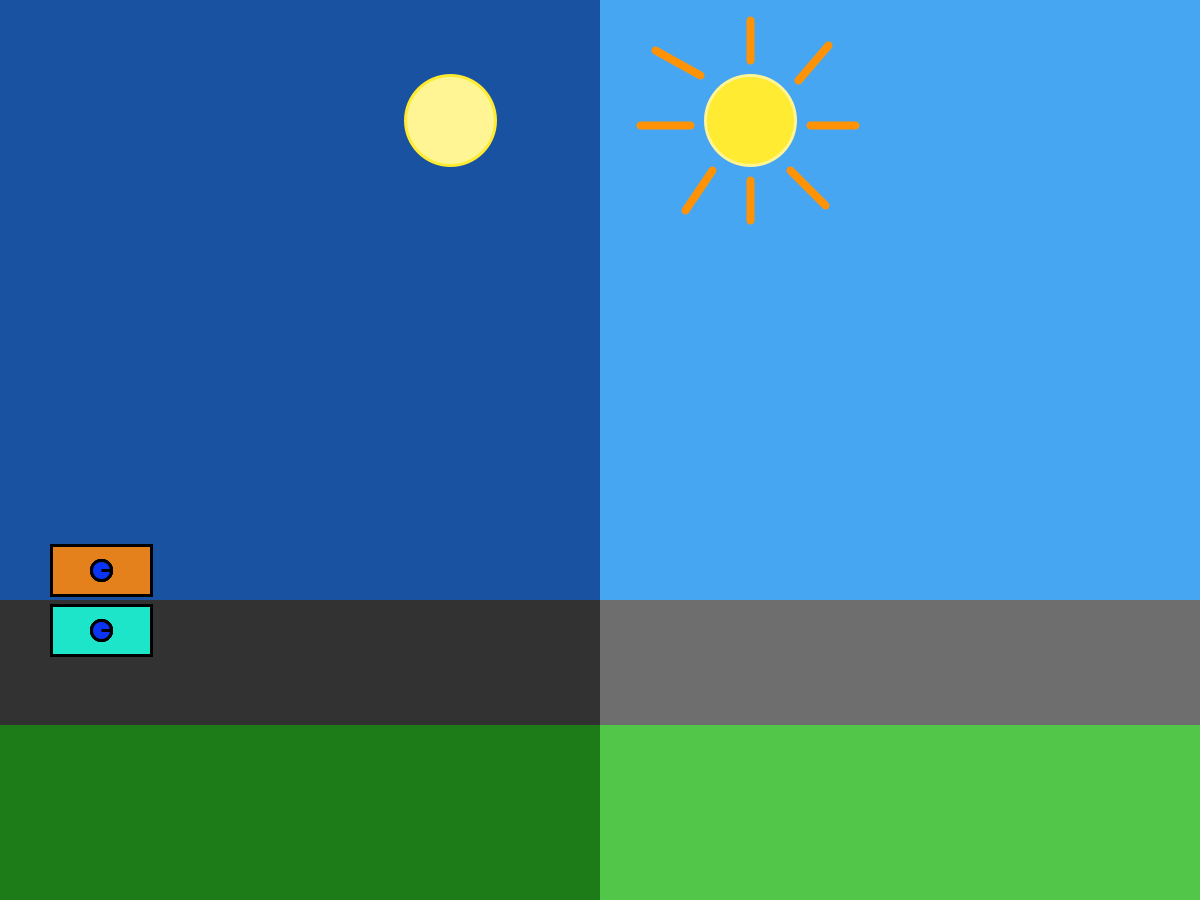
Frame 1 (no input)
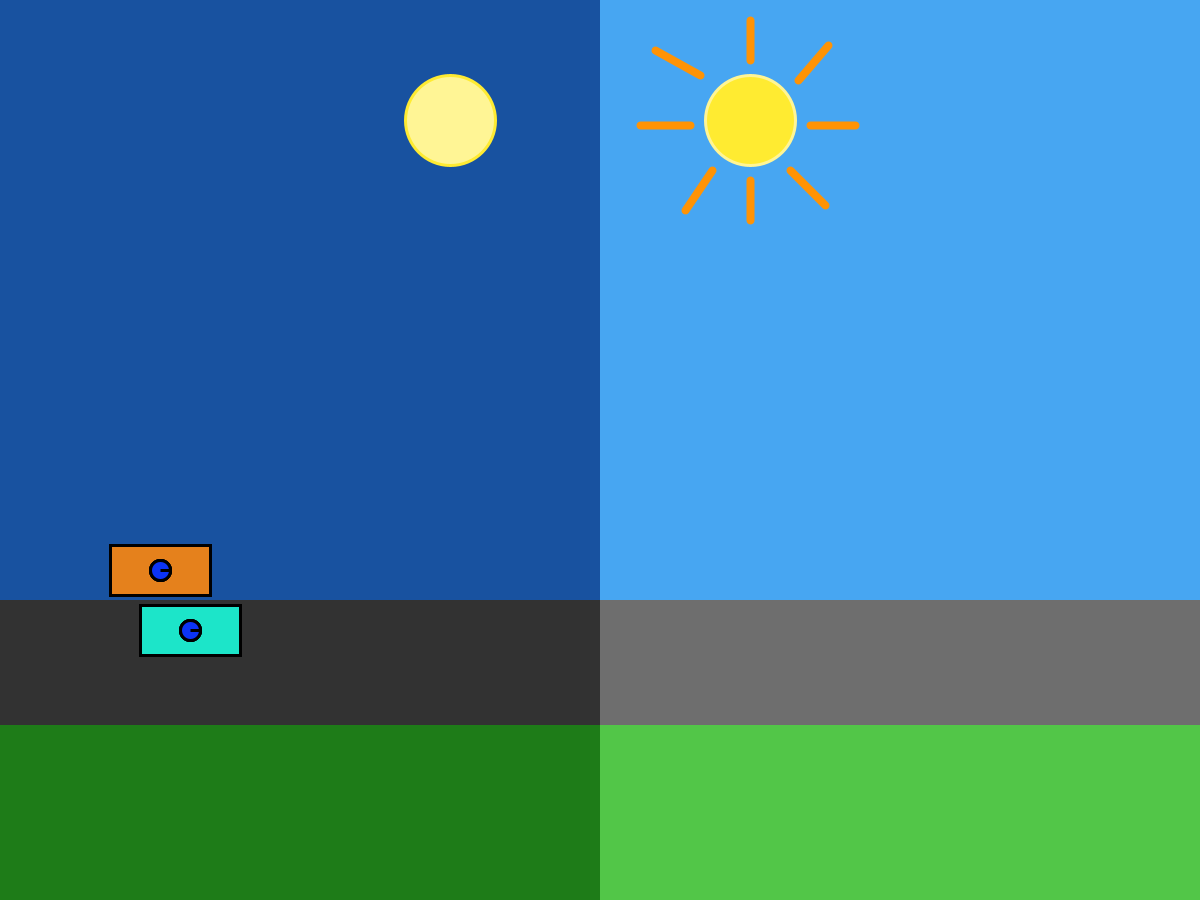
Frame 60 (the mouse pressed at the canvas centre just before this capture)
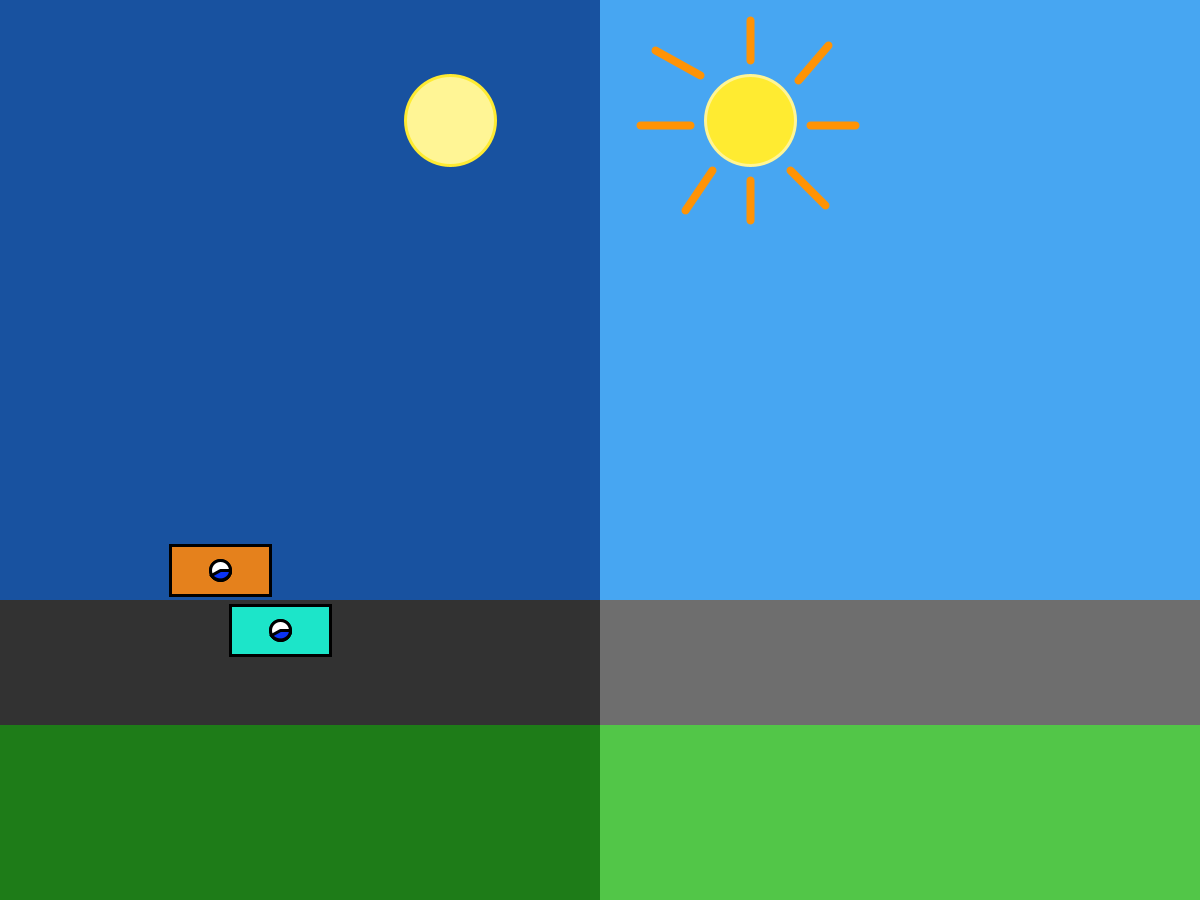
Frame 120 (the mouse held since frame 60 and released just before this capture)

The Processing sketch that drew these frames (run headless with seeded random() and noise(); from frame 60 on, the mouse is pressed at the canvas centre):

// Processing sketch: canvas
// ── canvas.pde
Train Train1;
Train Train2;


void setup() {
  size (1200, 900);
  Train1 = new Train(color(#1CE5C9), 100, 630, 1.5); 
  Train2 = new Train(color(#E5811C), 100, 570, 1);
}

void draw() {
  //sky
  noStroke();
  fill(71, 166, 242);
  rect(600, 0, 600, 700);
  
  //nightsky
  noStroke();
  fill(24, 82, 160);
  rect(0, 0, 600, 700);
  
  //sun
  strokeWeight(3);
  stroke(255, 245, 149);
  fill(255, 235, 49);
  ellipse(750, 120, 90, 90);
  
  //sun rays
  strokeWeight(8);
  stroke(255, 147, 5);
  line(750, 20, 750, 60);
  line(798, 80, 828, 45);
  line(655, 50, 700, 75);
  line(750, 180, 750, 220);
  line(685, 210, 712, 170);
  line(640, 125, 690, 125);
  line(810, 125, 855, 125);
  line(790, 170, 825, 205);
  
  //moon
  strokeWeight(3);
  stroke(255, 235, 49);
  fill(255, 245, 149);
  ellipse(450, 120, 90, 90);
  
  
  //ground
  noStroke();
  fill(82, 198, 72);
  rect(600, 600, 600, 400);
  
  //night ground
  noStroke();
  fill(30, 124, 24);
  rect(0, 600, 600, 400);
  
  //night road
  noStroke();
  fill(50);
  rect(0, 600, 600, 125);
  
  //day road
  noStroke();
  fill(110);
  rect(600, 600, 600, 125);
  
  Train1.drive();
  Train1.display();
  Train2.drive();
  Train2.display();
}
// ── train.pde
int time = millis();

class Train { 
  color col;
  float x_axis;
  float y_axis;
  float speed;
  
  Train(color c, float xpos, float ypos, float s) { 
    col = c;
    x_axis = xpos;
    y_axis = ypos;
    speed = s;
  }

  void display() {
    stroke(0);
    fill(col);
    rectMode(CENTER);
    rect(x_axis, y_axis, 100, 50);
    rectMode(CORNER);
    
    // adding blinking light on trains 
    int pass = millis() - time; 
    if(pass >= 300){
      time = millis();
      fill(#0C34F5);  
    }
    fill(255);
    ellipse(x_axis,y_axis,20,20);
    arc(x_axis,y_axis, 20, 20, 0, TWO_PI/40.0 * pass,PIE);

    fill(255); 
    ellipse(x_axis,y_axis,20,20);
    
    fill(#0C34F5);  
    arc(x_axis,y_axis, 20, 20, 0, TWO_PI/40.0 * pass,PIE);
  }

  void drive() {
    x_axis = x_axis + speed;
    if (x_axis > width) {
      x_axis = 0;
    }
  }
}
